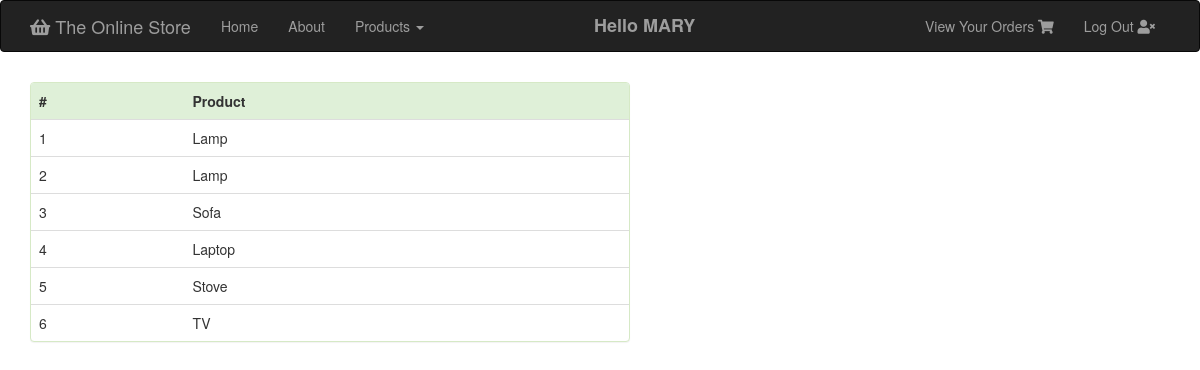
Screenshot of /myapp/myorders/ (signed in) with the database file from the repository.
### myapp/models.py (models this page shows, shortened)
class Order (models.Model):
    product = models.ForeignKey(Product, on_delete=models.CASCADE)
    client = models.ForeignKey(Client, on_delete=models.CASCADE)
    num_units = models.PositiveIntegerField(default=0)
    order_status = [
        (0, 'Order Cancelled'),
        (1, 'Order Placed'),
        (2, 'Order Shipped'),
        (3, 'Order Delivered'),
    ]
    status_date = models.DateField

class Product(models.Model):
    category = models.ForeignKey(Category, related_name='products', on_delete=models.CASCADE)
    name = models.CharField(max_length=200)
    price = models.DecimalField(max_digits=10, decimal_places=2)
    stock = models.PositiveIntegerField(default=100,validators=[MaxValueValidator(1000),MinValueValidator(0)])
    available = models.BooleanField(default=True)
    description = models.TextField(null=True, blank=True)
    interested = models.PositiveIntegerField(default=0)
    def __str__(self):
        return self.name

### myapp/views.py (the view)
# urls.py: path(r'myorders/', views.myorders, name='myorders'),
def myorders(request):
    if request.user.is_authenticated:
        testuser = request.user
        myorder = Order.objects.filter(client__username=request.user)
        return render(request, 'myapp/myorders.html', {'myorder': myorder, 'testuser': testuser})
    else:
        testuser = ""
        message = 'login please'
        request.session['frommyorder'] = True
        return HttpResponseRedirect(reverse('myapp:login'))

### templates/myapp/myorders.html
{% extends 'myapp/base.html' %}
{% block body_block %}
{% if testuser.client %}
    {% if myorder %}
        <div class="panel panel-success detailpanel">
            <table class="table">
            <tr class="thisrow">
                <th>#</th>
                <th>Product</th>
            </tr>
            {% for order in myorder %}
                <tr>
                    <td class="counterCell"></td>
                    <td>{{ order.product }}</td>
                </tr>
            {% endfor %}
            </table>
        </div>
    {% else %}
        <div class="alert alert-info" role="alert"><strong>You have not placed any order!</strong></div>
    {% endif %}
{% else %}
    <div class="alert alert-danger" role="alert"><strong>You are not a registered client!</strong></div>
{% endif %}
{% endblock %}

### templates/myapp/base.html (shortened to what this page needs)
<!DOCTYPE html>
{% load staticfiles %}
<html>
<head>
    <link rel="stylesheet" type="text/css" href="{% static 'myapp/style.css' %}" />
    <link rel="stylesheet" href="https://use.fontawesome.com/releases/v5.0.13/css/all.css">
    <link rel="stylesheet" href="https://maxcdn.bootstrapcdn.com/bootstrap/3.3.7/css/bootstrap.min.css">
</head>
<body>
<nav class="navbar navbar-inverse" style="margin-bottom: 0">
        <div class="container">
          <div class="navbar-header">
            <a class="navbar-brand" href="{% url 'myapp:index' %}"><i class="fas fa-shopping-basket"></i> The Online Store</a>
          </div>
            <div class="collapse navbar-collapse" id="bs-example-navbar-collapse-1">
                <ul class="nav navbar-nav">
                    <li ><a href="{% url 'myapp:index' %}">Home </a></li>
                    <li><a href="{% url 'myapp:about' %}">About</a></li>
                    <li class="dropdown">
                        <a href="#" class="dropdown-toggle" data-toggle="dropdown" role="button" aria-haspopup="true" aria-expanded="false">Products <span class="caret"></span></a>
                    </li>
                </ul>
              <h4 class="message navbar-text usernamething">{% block myhdg %}Hello {{ request.user.username | upper }}  {% endblock %}</h4>
            <ul class="nav navbar-nav navbar-right">
                {% if request.user.is_authenticated %}
                    <li><a href="{%  url 'myapp:myorders' %}"> View Your Orders <i class="fas fa-shopping-cart"></i> </a></li>
                    <li><a href="{% url 'myapp:logout' %}"> Log Out <i class="fas fa-user-times"></i> </a></li>
                {% else %}
                    <li><a href="{% url 'myapp:login' %}">Log In <i class="fas fa-user"></i> </a></li>
                    <li><a href="{% url 'myapp:register' %}"> Register <i class="fas fa-user-plus"></i> </a></li>
                {% endif %}
            </ul>
          </div>
        </div>
    </nav>
<div>
    {% block body_block%}***{% endblock %}
</div>
</body>
</html>

### myapp/static/myapp/style.css (style rules this page uses)
body { font-family: 'Lato', sans-serif; }
.message { padding-left: 140px; font-weight: bold; }
table { counter-reset: tableCount; }
.counterCell:before { content: counter(tableCount); counter-increment: tableCount; }
.detailpanel { width: 50%; margin-top: 30px; margin-left: 30px; }
ul { list-style: none; }
.thisrow { background-color: #DFF0D8; }

### rows the page displays
Order: product "Lamp"
Order: product "Lamp"
Order: product "Sofa"
Order: product "Laptop"
Order: product "Stove"
Order: product "TV"

### other values shown
{{ request.user.username | upper }} "MARY"
